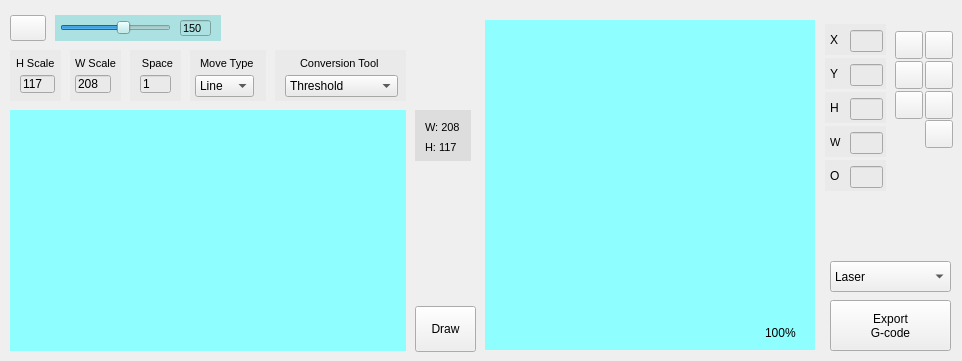
      <widget class="QWidget" name="tDrawing">
       <attribute name="title">
        <string>Drawing</string>
       </attribute>
       <widget class="QLabel" name="lbImageForDrawing">
        <property name="geometry">
         <rect>
          <x>10</x>
          <y>110</y>
          <width>396</width>
          <height>241</height>
         </rect>
        </property>
        <property name="styleSheet">
         <string notr="true">background-color: rgb(142, 254, 255);</string>
        </property>
        <property name="text">
         <string/>
        </property>
       </widget>
       <widget class="DrawingWidget" name="lbDrawingArea">
        <property name="geometry">
         <rect>
          <x>485</x>
          <y>20</y>
          <width>330</width>
          <height>330</height>
         </rect>
        </property>
        <property name="styleSheet">
         <string notr="true">background-color: rgb(142, 254, 255);</string>
        </property>
        <property name="text">
         <string/>
        </property>
        <property name="scaledContents">
         <bool>true</bool>
        </property>
       </widget>
       <widget class="QWidget" name="widget_2" native="true">
        <property name="geometry">
         <rect>
          <x>55</x>
          <y>15</y>
          <width>166</width>
          <height>26</height>
         </rect>
        </property>
        <property name="styleSheet">
         <string notr="true">background-color: rgb(171, 225, 224);</string>
        </property>
        <widget class="QLineEdit" name="leDrawingThreshold">
         <property name="geometry">
          <rect>
           <x>125</x>
           <y>5</y>
           <width>31</width>
           <height>16</height>
          </rect>
         </property>
         <property name="font">
          <font>
           <pointsize>8</pointsize>
          </font>
         </property>
         <property name="text">
          <string>150</string>
         </property>
        </widget>
        <widget class="QSlider" name="hsDrawingThreshold">
         <property name="geometry">
          <rect>
           <x>5</x>
           <y>5</y>
           <width>111</width>
           <height>16</height>
          </rect>
         </property>
         <property name="maximum">
          <number>255</number>
         </property>
         <property name="singleStep">
          <number>1</number>
         </property>
         <property name="value">
          <number>150</number>
         </property>
         <property name="orientation">
          <enum>Qt::Horizontal</enum>
         </property>
        </widget>
       </widget>
       <widget class="QWidget" name="widget_3" native="true">
        <property name="geometry">
         <rect>
          <x>415</x>
          <y>110</y>
          <width>56</width>
          <height>51</height>
         </rect>
        </property>
        <property name="styleSheet">
         <string notr="true">background-color: rgb(221, 221, 221);</string>
        </property>
        <widget class="QLabel" name="lbImageWidth">
         <property name="geometry">
          <rect>
           <x>10</x>
           <y>10</y>
           <width>39</width>
           <height>14</height>
          </rect>
         </property>
         <property name="font">
          <font>
           <pointsize>8</pointsize>
          </font>
         </property>
         <property name="styleSheet">
          <string notr="true"/>
         </property>
         <property name="text">
          <string>W: 208</string>
         </property>
        </widget>
        <widget class="QLabel" name="lbImageHeight">
         <property name="geometry">
          <rect>
           <x>10</x>
           <y>30</y>
           <width>35</width>
           <height>14</height>
          </rect>
         </property>
         <property name="font">
          <font>
           <pointsize>8</pointsize>
          </font>
         </property>
         <property name="styleSheet">
          <string notr="true"/>
         </property>
         <property name="text">
          <string>H: 117</string>
         </property>
        </widget>
       </widget>
       <widget class="QWidget" name="widget_4" native="true">
        <property name="geometry">
         <rect>
          <x>10</x>
          <y>50</y>
          <width>51</width>
          <height>51</height>
         </rect>
        </property>
        <property name="styleSheet">
         <string notr="true">background-color: rgb(234, 234, 234);</string>
        </property>
        <widget class="QLabel" name="label_18">
         <property name="geometry">
          <rect>
           <x>6</x>
           <y>5</y>
           <width>41</width>
           <height>16</height>
          </rect>
         </property>
         <property name="font">
          <font>
           <pointsize>8</pointsize>
          </font>
         </property>
         <property name="text">
          <string>H Scale</string>
         </property>
        </widget>
        <widget class="QLineEdit" name="leHeightScale">
         <property name="geometry">
          <rect>
           <x>10</x>
           <y>25</y>
           <width>35</width>
           <height>18</height>
          </rect>
         </property>
         <property name="text">
          <string>117</string>
         </property>
        </widget>
       </widget>
       <widget class="QWidget" name="widget_5" native="true">
        <property name="geometry">
         <rect>
          <x>70</x>
          <y>50</y>
          <width>51</width>
          <height>51</height>
         </rect>
        </property>
        <property name="styleSheet">
         <string notr="true">background-color: rgb(234, 234, 234);</string>
        </property>
        <widget class="QLabel" name="label_20">
         <property name="geometry">
          <rect>
           <x>5</x>
           <y>5</y>
           <width>41</width>
           <height>16</height>
          </rect>
         </property>
         <property name="font">
          <font>
           <pointsize>8</pointsize>
          </font>
         </property>
         <property name="text">
          <string>W Scale</string>
         </property>
        </widget>
        <widget class="QLineEdit" name="leWidthScale">
         <property name="geometry">
          <rect>
           <x>5</x>
           <y>25</y>
           <width>36</width>
           <height>18</height>
          </rect>
         </property>
         <property name="text">
          <string>208</string>
         </property>
        </widget>
       </widget>
       <widget class="QWidget" name="widget_6" native="true">
        <property name="geometry">
         <rect>
          <x>130</x>
          <y>50</y>
          <width>51</width>
          <height>51</height>
         </rect>
        </property>
        <property name="styleSheet">
         <string notr="true">background-color: rgb(234, 234, 234);</string>
        </property>
        <widget class="QLabel" name="label_23">
         <property name="geometry">
          <rect>
           <x>10</x>
           <y>5</y>
           <width>35</width>
           <height>16</height>
          </rect>
         </property>
         <property name="font">
          <font>
           <pointsize>8</pointsize>
          </font>
         </property>
         <property name="text">
          <string>Space</string>
         </property>
         <property name="alignment">
          <set>Qt::AlignCenter</set>
         </property>
        </widget>
        <widget class="QLineEdit" name="leSpace">
         <property name="geometry">
          <rect>
           <x>10</x>
           <y>25</y>
           <width>31</width>
           <height>18</height>
          </rect>
         </property>
         <property name="text">
          <string>1</string>
         </property>
        </widget>
       </widget>
       <widget class="QPushButton" name="pbDrawLine">
        <property name="geometry">
         <rect>
          <x>895</x>
          <y>31</y>
          <width>28</width>
          <height>28</height>
         </rect>
        </property>
        <property name="text">
         <string/>
        </property>
        <property name="icon">
         <iconset>
          <normaloff>icon/Line_16px.png</normaloff>icon/Line_16px.png</iconset>
        </property>
       </widget>
       <widget class="QPushButton" name="pbDrawRectangle">
        <property name="geometry">
         <rect>
          <x>925</x>
          <y>31</y>
          <width>28</width>
          <height>28</height>
         </rect>
        </property>
        <property name="text">
         <string/>
        </property>
        <property name="icon">
         <iconset>
          <normaloff>icon/Rectangular_16px.png</normaloff>icon/Rectangular_16px.png</iconset>
        </property>
       </widget>
       <widget class="QPushButton" name="pbDrawArc">
        <property name="geometry">
         <rect>
          <x>895</x>
          <y>61</y>
          <width>28</width>
          <height>28</height>
         </rect>
        </property>
        <property name="text">
         <string/>
        </property>
        <property name="icon">
         <iconset>
          <normaloff>icon/Circled Notch_16px.png</normaloff>icon/Circled Notch_16px.png</iconset>
        </property>
       </widget>
       <widget class="QPushButton" name="pbDrawCircle">
        <property name="geometry">
         <rect>
          <x>925</x>
          <y>61</y>
          <width>28</width>
          <height>28</height>
         </rect>
        </property>
        <property name="text">
         <string/>
        </property>
        <property name="icon">
         <iconset>
          <normaloff>icon/Circle_16px.png</normaloff>icon/Circle_16px.png</iconset>
        </property>
       </widget>
       <widget class="QWidget" name="widget_7" native="true">
        <property name="geometry">
         <rect>
          <x>825</x>
          <y>24</y>
          <width>61</width>
          <height>31</height>
         </rect>
        </property>
        <property name="styleSheet">
         <string notr="true">background-color: rgb(234, 234, 234);</string>
        </property>
        <widget class="QLabel" name="label_19">
         <property name="geometry">
          <rect>
           <x>5</x>
           <y>8</y>
           <width>16</width>
           <height>16</height>
          </rect>
         </property>
         <property name="text">
          <string>X</string>
         </property>
        </widget>
        <widget class="QLineEdit" name="leDrawAg1">
         <property name="geometry">
          <rect>
           <x>25</x>
           <y>6</y>
           <width>33</width>
           <height>22</height>
          </rect>
         </property>
         <property name="text">
          <string/>
         </property>
        </widget>
       </widget>
       <widget class="QWidget" name="widget_8" native="true">
        <property name="geometry">
         <rect>
          <x>825</x>
          <y>58</y>
          <width>61</width>
          <height>31</height>
         </rect>
        </property>
        <property name="styleSheet">
         <string notr="true">background-color: rgb(234, 234, 234);</string>
        </property>
        <widget class="QLabel" name="label_22">
         <property name="geometry">
          <rect>
           <x>5</x>
           <y>8</y>
           <width>16</width>
           <height>16</height>
          </rect>
         </property>
         <property name="text">
          <string>Y</string>
         </property>
        </widget>
        <widget class="QLineEdit" name="leDrawAg2">
         <property name="geometry">
          <rect>
           <x>25</x>
           <y>6</y>
           <width>33</width>
           <height>22</height>
          </rect>
         </property>
        </widget>
       </widget>
       <widget class="QWidget" name="widget_9" native="true">
        <property name="geometry">
         <rect>
          <x>825</x>
          <y>92</y>
          <width>61</width>
          <height>31</height>
         </rect>
        </property>
        <property name="styleSheet">
         <string notr="true">background-color: rgb(234, 234, 234);</string>
        </property>
        <widget class="QLabel" name="label_24">
         <property name="geometry">
          <rect>
           <x>5</x>
           <y>8</y>
           <width>16</width>
           <height>16</height>
          </rect>
         </property>
         <property name="text">
          <string>H</string>
         </property>
        </widget>
        <widget class="QLineEdit" name="leDrawAg3">
         <property name="geometry">
          <rect>
           <x>25</x>
           <y>6</y>
           <width>33</width>
           <height>22</height>
          </rect>
         </property>
        </widget>
       </widget>
       <widget class="QWidget" name="widget_10" native="true">
        <property name="geometry">
         <rect>
          <x>825</x>
          <y>126</y>
          <width>61</width>
          <height>31</height>
         </rect>
        </property>
        <property name="styleSheet">
         <string notr="true">background-color: rgb(234, 234, 234);</string>
        </property>
        <widget class="QLabel" name="label_25">
         <property name="geometry">
          <rect>
           <x>5</x>
           <y>8</y>
           <width>16</width>
           <height>16</height>
          </rect>
         </property>
         <property name="font">
          <font>
           <pointsize>8</pointsize>
          </font>
         </property>
         <property name="text">
          <string>W</string>
         </property>
        </widget>
        <widget class="QLineEdit" name="leDrawAg4">
         <property name="geometry">
          <rect>
           <x>25</x>
           <y>6</y>
           <width>33</width>
           <height>22</height>
          </rect>
         </property>
        </widget>
       </widget>
       <widget class="QWidget" name="widget_11" native="true">
        <property name="geometry">
         <rect>
          <x>825</x>
          <y>160</y>
          <width>61</width>
          <height>31</height>
         </rect>
        </property>
        <property name="styleSheet">
         <string notr="true">background-color: rgb(234, 234, 234);</string>
        </property>
        <widget class="QLabel" name="label_26">
         <property name="geometry">
          <rect>
           <x>5</x>
           <y>8</y>
           <width>16</width>
           <height>16</height>
          </rect>
         </property>
         <property name="text">
          <string>O</string>
         </property>
        </widget>
        <widget class="QLineEdit" name="leDrawAg5">
         <property name="geometry">
          <rect>
           <x>25</x>
           <y>6</y>
           <width>33</width>
           <height>22</height>
          </rect>
         </property>
        </widget>
       </widget>
       <widget class="QPushButton" name="pbOpenPicture">
        <property name="geometry">
         <rect>
          <x>10</x>
          <y>15</y>
          <width>36</width>
          <height>26</height>
         </rect>
        </property>
        <property name="text">
         <string/>
        </property>
        <property name="icon">
         <iconset>
          <normaloff>icon/Full Image_16px.png</normaloff>icon/Full Image_16px.png</iconset>
        </property>
        <property name="iconSize">
         <size>
          <width>16</width>
          <height>16</height>
         </size>
        </property>
       </widget>
       <widget class="QPushButton" name="pbExportDrawingGcodes">
        <property name="geometry">
         <rect>
          <x>830</x>
          <y>300</y>
          <width>121</width>
          <height>51</height>
         </rect>
        </property>
        <property name="text">
         <string>Export
G-code</string>
        </property>
       </widget>
       <widget class="QPushButton" name="pbPainting">
        <property name="geometry">
         <rect>
          <x>415</x>
          <y>306</y>
          <width>61</width>
          <height>46</height>
         </rect>
        </property>
        <property name="text">
         <string>Draw</string>
        </property>
        <property name="icon">
         <iconset>
          <normaloff>icon/Paint_16px.png</normaloff>icon/Paint_16px.png</iconset>
        </property>
        <property name="iconSize">
         <size>
          <width>20</width>
          <height>20</height>
         </size>
        </property>
       </widget>
       <widget class="QPushButton" name="pbZoomIn">
        <property name="geometry">
         <rect>
          <x>895</x>
          <y>91</y>
          <width>28</width>
          <height>28</height>
         </rect>
        </property>
        <property name="text">
         <string/>
        </property>
        <property name="icon">
         <iconset>
          <normaloff>icon/Zoom In_16px.png</normaloff>icon/Zoom In_16px.png</iconset>
        </property>
       </widget>
       <widget class="QPushButton" name="pbZoomOut">
        <property name="geometry">
         <rect>
          <x>925</x>
          <y>91</y>
          <width>28</width>
          <height>28</height>
         </rect>
        </property>
        <property name="text">
         <string/>
        </property>
        <property name="icon">
         <iconset>
          <normaloff>icon/Zoom Out_16px.png</normaloff>icon/Zoom Out_16px.png</iconset>
        </property>
       </widget>
       <widget class="QLabel" name="label_21">
        <property name="geometry">
         <rect>
          <x>765</x>
          <y>325</y>
          <width>39</width>
          <height>16</height>
         </rect>
        </property>
        <property name="text">
         <string>100%</string>
        </property>
       </widget>
       <widget class="QPushButton" name="pbCursor">
        <property name="geometry">
         <rect>
          <x>925</x>
          <y>120</y>
          <width>28</width>
          <height>28</height>
         </rect>
        </property>
        <property name="text">
         <string/>
        </property>
        <property name="icon">
         <iconset>
          <normaloff>icon/Cursor-color_16px.png</normaloff>icon/Cursor-color_16px.png</iconset>
        </property>
       </widget>
       <widget class="QComboBox" name="cbDrawingEffector">
        <property name="geometry">
         <rect>
          <x>830</x>
          <y>261</y>
          <width>121</width>
          <height>31</height>
         </rect>
        </property>
        <item>
         <property name="text">
          <string>Laser</string>
         </property>
        </item>
        <item>
         <property name="text">
          <string>Pen</string>
         </property>
        </item>
       </widget>
       <widget class="QWidget" name="widget_12" native="true">
        <property name="geometry">
         <rect>
          <x>190</x>
          <y>50</y>
          <width>76</width>
          <height>51</height>
         </rect>
        </property>
        <property name="styleSheet">
         <string notr="true">background-color: rgb(234, 234, 234);</string>
        </property>
        <widget class="QComboBox" name="cbDrawMethod">
         <property name="geometry">
          <rect>
           <x>5</x>
           <y>25</y>
           <width>59</width>
           <height>22</height>
          </rect>
         </property>
         <item>
          <property name="text">
           <string>Line</string>
          </property>
         </item>
         <item>
          <property name="text">
           <string>Dot</string>
          </property>
         </item>
        </widget>
        <widget class="QLabel" name="label_13">
         <property name="geometry">
          <rect>
           <x>10</x>
           <y>5</y>
           <width>55</width>
           <height>16</height>
          </rect>
         </property>
         <property name="font">
          <font>
           <pointsize>8</pointsize>
          </font>
         </property>
         <property name="text">
          <string>Move Type</string>
         </property>
        </widget>
       </widget>
       <widget class="QWidget" name="widget_13" native="true">
        <property name="geometry">
         <rect>
          <x>275</x>
          <y>50</y>
          <width>131</width>
          <height>51</height>
         </rect>
        </property>
        <property name="styleSheet">
         <string notr="true">background-color: rgb(234, 234, 234);</string>
        </property>
        <widget class="QComboBox" name="cbConversionTool">
         <property name="geometry">
          <rect>
           <x>10</x>
           <y>25</y>
           <width>113</width>
           <height>22</height>
          </rect>
         </property>
         <item>
          <property name="text">
           <string>Threshold</string>
          </property>
         </item>
         <item>
          <property name="text">
           <string>Vectorize</string>
          </property>
         </item>
         <item>
          <property name="text">
           <string>Gray</string>
          </property>
         </item>
        </widget>
        <widget class="QLabel" name="label_14">
         <property name="geometry">
          <rect>
           <x>25</x>
           <y>5</y>
           <width>95</width>
           <height>16</height>
          </rect>
         </property>
         <property name="font">
          <font>
           <pointsize>8</pointsize>
          </font>
         </property>
         <property name="text">
          <string>Conversion Tool</string>
         </property>
        </widget>
       </widget>
      </widget>
